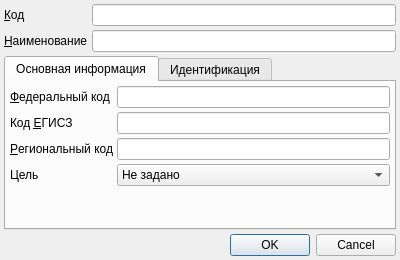
<?xml version="1.0" encoding="UTF-8"?>
<ui version="4.0">
 <class>ItemEditorDialog</class>
 <widget class="QDialog" name="ItemEditorDialog">
  <property name="geometry">
   <rect>
    <x>0</x>
    <y>0</y>
    <width>400</width>
    <height>260</height>
   </rect>
  </property>
  <property name="windowTitle">
   <string>ChangeMe!</string>
  </property>
  <property name="sizeGripEnabled">
   <bool>false</bool>
  </property>
  <layout class="QGridLayout" name="gridLayout_2">
   <property name="margin">
    <number>4</number>
   </property>
   <property name="spacing">
    <number>4</number>
   </property>
   <item row="0" column="0">
    <widget class="QLabel" name="lblCode">
     <property name="sizePolicy">
      <sizepolicy hsizetype="Maximum" vsizetype="Preferred">
       <horstretch>0</horstretch>
       <verstretch>0</verstretch>
      </sizepolicy>
     </property>
     <property name="text">
      <string>&amp;Код</string>
     </property>
     <property name="buddy">
      <cstring>edtCode</cstring>
     </property>
    </widget>
   </item>
   <item row="0" column="1">
    <widget class="QLineEdit" name="edtCode">
     <property name="maxLength">
      <number>8</number>
     </property>
    </widget>
   </item>
   <item row="1" column="0">
    <widget class="QLabel" name="lblName">
     <property name="sizePolicy">
      <sizepolicy hsizetype="Maximum" vsizetype="Preferred">
       <horstretch>0</horstretch>
       <verstretch>0</verstretch>
      </sizepolicy>
     </property>
     <property name="text">
      <string>&amp;Наименование</string>
     </property>
     <property name="buddy">
      <cstring>edtName</cstring>
     </property>
    </widget>
   </item>
   <item row="1" column="1">
    <widget class="QLineEdit" name="edtName">
     <property name="maxLength">
      <number>64</number>
     </property>
    </widget>
   </item>
   <item row="2" column="0" colspan="2">
    <widget class="QTabWidget" name="tabWidget">
     <property name="currentIndex">
      <number>0</number>
     </property>
     <widget class="QWidget" name="tabMain">
      <attribute name="title">
       <string>Основная информация</string>
      </attribute>
      <layout class="QGridLayout" name="gridLayout">
       <property name="margin">
        <number>4</number>
       </property>
       <property name="spacing">
        <number>4</number>
       </property>
       <item row="0" column="0">
        <widget class="QLabel" name="lblFederalCode">
         <property name="sizePolicy">
          <sizepolicy hsizetype="Maximum" vsizetype="Preferred">
           <horstretch>0</horstretch>
           <verstretch>0</verstretch>
          </sizepolicy>
         </property>
         <property name="text">
          <string>&amp;Федеральный код</string>
         </property>
         <property name="buddy">
          <cstring>edtFederalCode</cstring>
         </property>
        </widget>
       </item>
       <item row="0" column="1">
        <widget class="QLineEdit" name="edtFederalCode"/>
       </item>
       <item row="1" column="0">
        <widget class="QLabel" name="lblUsishCode">
         <property name="sizePolicy">
          <sizepolicy hsizetype="Maximum" vsizetype="Preferred">
           <horstretch>0</horstretch>
           <verstretch>0</verstretch>
          </sizepolicy>
         </property>
         <property name="text">
          <string>Код &amp;ЕГИСЗ</string>
         </property>
         <property name="buddy">
          <cstring>edtUsishCode</cstring>
         </property>
        </widget>
       </item>
       <item row="1" column="1">
        <widget class="QLineEdit" name="edtUsishCode"/>
       </item>
       <item row="2" column="0">
        <widget class="QLabel" name="lblRegionalCode">
         <property name="sizePolicy">
          <sizepolicy hsizetype="Maximum" vsizetype="Preferred">
           <horstretch>0</horstretch>
           <verstretch>0</verstretch>
          </sizepolicy>
         </property>
         <property name="text">
          <string>&amp;Региональный код</string>
         </property>
         <property name="buddy">
          <cstring>edtRegionalCode</cstring>
         </property>
        </widget>
       </item>
       <item row="2" column="1">
        <widget class="QLineEdit" name="edtRegionalCode">
         <property name="maxLength">
          <number>8</number>
         </property>
        </widget>
       </item>
       <item row="3" column="0">
        <widget class="QLabel" name="lblPurpose">
         <property name="text">
          <string>Цель</string>
         </property>
        </widget>
       </item>
       <item row="3" column="1">
        <widget class="QComboBox" name="cmbPurpose">
         <item>
          <property name="text">
           <string>Не задано</string>
          </property>
         </item>
         <item>
          <property name="text">
           <string>Лечение</string>
          </property>
         </item>
         <item>
          <property name="text">
           <string>Профилактика</string>
          </property>
         </item>
         <item>
          <property name="text">
           <string>Диагностика</string>
          </property>
         </item>
         <item>
          <property name="text">
           <string>Социальная</string>
          </property>
         </item>
         <item>
          <property name="text">
           <string>Реабилитация</string>
          </property>
         </item>
         <item>
          <property name="text">
           <string>Диспансерное наблюдение</string>
          </property>
         </item>
         <item>
          <property name="text">
           <string>СМП</string>
          </property>
         </item>
        </widget>
       </item>
       <item row="4" column="0">
        <spacer name="verticalSpacer_2">
         <property name="orientation">
          <enum>Qt::Vertical</enum>
         </property>
         <property name="sizeHint" stdset="0">
          <size>
           <width>20</width>
           <height>40</height>
          </size>
         </property>
        </spacer>
       </item>
      </layout>
     </widget>
     <widget class="QWidget" name="tabIdentification">
      <attribute name="title">
       <string>Идентификация</string>
      </attribute>
      <layout class="QGridLayout" name="gridLayout_3">
       <property name="margin">
        <number>4</number>
       </property>
       <property name="spacing">
        <number>4</number>
       </property>
       <item row="0" column="0">
        <widget class="CInDocTableView" name="tblIdentification"/>
       </item>
      </layout>
     </widget>
    </widget>
   </item>
   <item row="3" column="0" colspan="2">
    <widget class="QDialogButtonBox" name="buttonBox">
     <property name="standardButtons">
      <set>QDialogButtonBox::Cancel|QDialogButtonBox::Ok</set>
     </property>
    </widget>
   </item>
  </layout>
 </widget>
 <customwidgets>
  <customwidget>
   <class>CInDocTableView</class>
   <extends>QTableView</extends>
   <header>library/InDocTable.h</header>
  </customwidget>
 </customwidgets>
 <tabstops>
  <tabstop>edtCode</tabstop>
  <tabstop>edtName</tabstop>
  <tabstop>tabWidget</tabstop>
  <tabstop>edtFederalCode</tabstop>
  <tabstop>edtUsishCode</tabstop>
  <tabstop>edtRegionalCode</tabstop>
  <tabstop>cmbPurpose</tabstop>
  <tabstop>tblIdentification</tabstop>
  <tabstop>buttonBox</tabstop>
 </tabstops>
 <resources/>
 <connections>
  <connection>
   <sender>buttonBox</sender>
   <signal>accepted()</signal>
   <receiver>ItemEditorDialog</receiver>
   <slot>accept()</slot>
   <hints>
    <hint type="sourcelabel">
     <x>177</x>
     <y>166</y>
    </hint>
    <hint type="destinationlabel">
     <x>173</x>
     <y>70</y>
    </hint>
   </hints>
  </connection>
  <connection>
   <sender>buttonBox</sender>
   <signal>rejected()</signal>
   <receiver>ItemEditorDialog</receiver>
   <slot>reject()</slot>
   <hints>
    <hint type="sourcelabel">
     <x>177</x>
     <y>166</y>
    </hint>
    <hint type="destinationlabel">
     <x>173</x>
     <y>70</y>
    </hint>
   </hints>
  </connection>
 </connections>
</ui>
